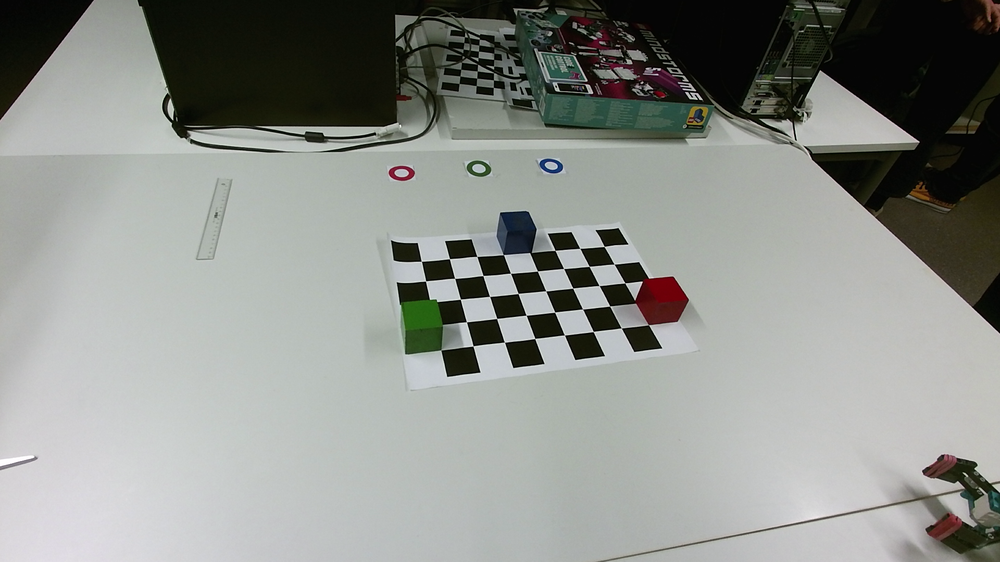
%> input picture images/test_calibration.png, 1000 x 562 px, shrunk from 1920 x 1080 before the run
$ octave --eval "result = detect_objects(imread('../images/test_calibration.png'));"   (GNU Octave 9; MATLAB toolbox functions it lacks are replaced by stand-ins)
%> lines starting %> are read from the running program, lines starting %| are printed output that depends on the picture; in (x1, y1, x2, y2) boxes, pixels count from 0 and x2, y2 are one past the last pixel; in counts of white or black regions, pixels touching at a corner belong together; the program's own positions count from 1
function res = detect_objects(I)
% DETECT_OBJECT detects the three colored cubes and the robot's dots
% from the image
%
%    Inputs:
%        I: input image
%
%    Output:
%        res: 2D coordinates of the red, green, and blue cube as well as
%        2D coordinates of light blue and pink dot from the robot.

    % Find the red cube
    i0 = (I(:,:,1) > 60);
    i1 = (I(:,:,2) < 50);
    i2 = (I(:,:,3) < 50);
    BW = (i0 + i1 + i2) == 3;
    red_cube = find_cube(BW);

    % Find the green cube and goal
    img = rgb2hsv(I);
    i0 = (img(:,:,1) < 0.35);
    i1 = (img(:,:,1) > 0.2);
    i2 = (img(:,:,2) < 0.9);
    i3 = (img(:,:,2) > 0.30);
    i4 = (img(:,:,3) > 0.2);
    % i5 = (img(:,:,3) < 1);
    BW = (i0 + i1 + i2 + i3 + i4) == 5;
    green_cube = find_cube(BW);

    % Find the blue cube
    i0 = (img(:,:,1) < 0.65);
    i1 = (img(:,:,1) > 0.55);
    i2 = (img(:,:,2) < 0.85);
    i3 = (img(:,:,2) > 0.3);
    i4 = (img(:,:,3) > 0.1);
    BW = (i0 + i1 + i2  + i3 + i4) == 5;
    blue_cube = find_cube(BW);

    % Find the light blue dot from Robot
    i0 = (I(:,:,1) < 80);
    i1 = (I(:,:,1) > 30);
    i2 = (I(:,:,2) > 80);
    i3 = (I(:,:,2) < 155);
    i4 = (I(:,:,3) > 120);
    i5 = (I(:,:,3) < 170);
    BW = (i0 + i1 + i2 + i3 + i4 + i5) == 6;
    l_blue = find_robot_dot(BW);

    % Find the pink dot from Robot
    i0 = (I(:,:,1) < 140);
    i1 = (I(:,:,1) > 120);
    i2 = (I(:,:,2) < 70);
    i4 = (I(:,:,3) < 100);
    i5 = (I(:,:,3) > 50);
    BW = (i0 + i1 + i2 + i4 + i5) == 5;
    pink = find_robot_dot(BW);

    res = [red_cube; green_cube; blue_cube; l_blue; pink]';
end

function res = find_cube(BW)
    % Fill the holes in the thresholded BW image
    BW2 = imfill(BW, "holes");

    % Find the areas and the centroids of all the regions
    s = regionprops(BW2,'area', 'Centroid');
    area = cat(1,s.Area);
    centroids = cat(1,s.Centroid);
    % Find two largest areas
    i = max(area);

    % Index of the largest area
    first_ind = area == i(1);
    res = centroids(first_ind,:);
end


function res = find_robot_dot(BW)

    % Fill the holes in the thresholded BW image
    BW2 = imfill(BW, "holes");

    % Find the areas and the centroids of all the regions
    s = regionprops(BW2,'area', 'Centroid', 'Circularity');

    % Cat the area and circularity
    area = cat(1,s.Area);
    circ = cat(1, s.Circularity);

    % Round the centroids
    centroids = round(cat(1,s.Centroid));

    % Get tho logicals one for removing the Inf circularities and finding
    % also the areas only larger than 30.
    circ_index = circ ~= Inf;
    area_index = area > 40;
    if (area_index == 0)
        [~, index] = max(area);
    else
        INDEX = area_index & circ_index;

        % Find the largest area
        [~, index] = max(circ .* INDEX);
    end

    res = centroids(index,:);
end
%> in detect_objects, `i0 = (I(:,:,1) > 60);`:
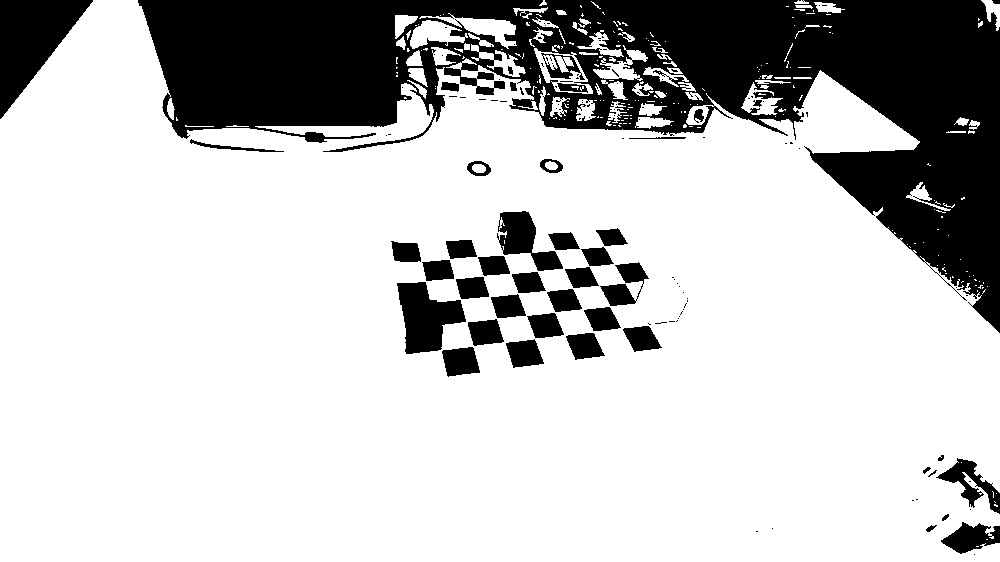
%> i0: size 562x1000 logical; 76.5% white; 132 black regions (90 under 20 px), largest, box (x1, y1, x2, y2) and area: (138, 0, 1000, 333) 105387, (0, 0, 93, 119) 5654, (397, 282, 466, 354) 2963
%> in find_cube, `s = regionprops(BW2,'area', 'Centroid');`: s = 116 regions; largest, Area and Centroid: 1805 [662 300.9], 332 [944.6 527.4], 188 [618 90.8], 117 [600 43.5], 69 [408.5 175.2]
%> in find_cube, `area = cat(1,s.Area);`: area = 116 values, max 1805 at index 34, min 1 at index 10, mean 26.83
%> in find_cube, `centroids = cat(1,s.Centroid);`: centroids = 116 rows, first 12: [392.1 174.1; 394.8 173.5; 398.7 168.3; 398.5 178; 408.5 175.2; 403 101; 405.8 98.6; 560.5 32; 561.5 34.5; 562 37; 576.6 76; 579 24]
%> in find_cube, `i = max(area);`: i = 1805
%> in find_cube, `first_ind = area == i(1);`: first_ind = 116 logical values, 1 true
%> in find_cube, `res = centroids(first_ind,:);`: res = [662 300.9]
%> in detect_objects, `i0 = (img(:,:,1) < 0.35);`:
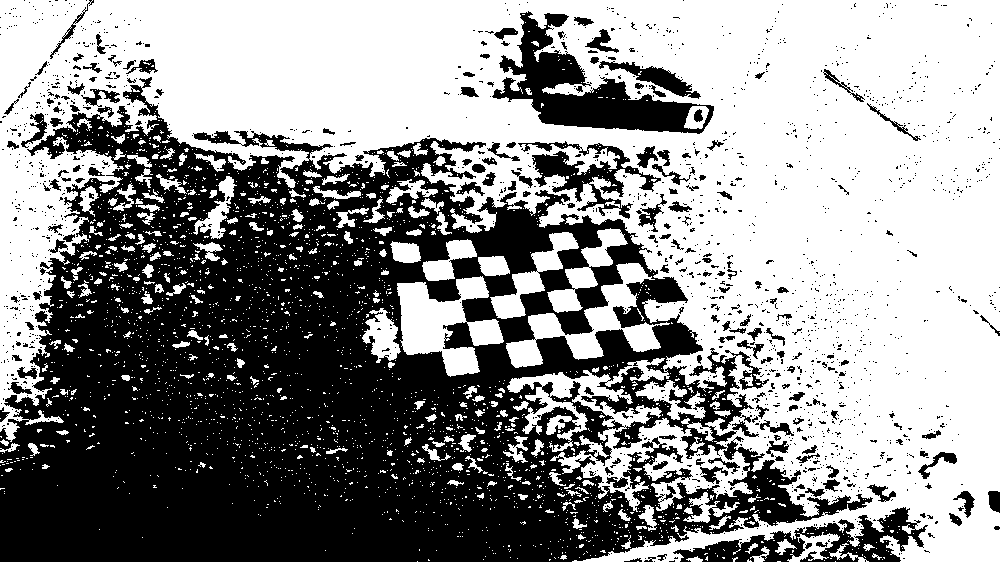
%> i0: size 562x1000 logical; 56.2% white; 1710 black regions (1533 under 20 px), largest, box (x1, y1, x2, y2) and area: (0, 77, 873, 562) 211508, (492, 11, 714, 134) 9081, (673, 507, 928, 562) 5099
%> in find_cube (call 2), `s = regionprops(BW2,'area', 'Centroid');`: s = 113 regions; largest, Area and Centroid: 1909 [422.6 326.6], 275 [479.3 169], 52 [768.7 78.1], 33 [797.4 17.9], 17 [764.6 89.7]
%> in find_cube (call 2), `centroids = cat(1,s.Centroid);`: centroids = 113 rows, first 12: [147 21; 150 31; 166 97; 167 84; 170 96; 175 111; 176 114; 422.6 326.6; 423 53; 425.7 53.33; 425 99; 426 58]
%> in detect_objects, `green_cube = find_cube(BW);`: green_cube = [422.6 326.6]
%> in detect_objects, `i2 = (img(:,:,2) < 0.85);`:
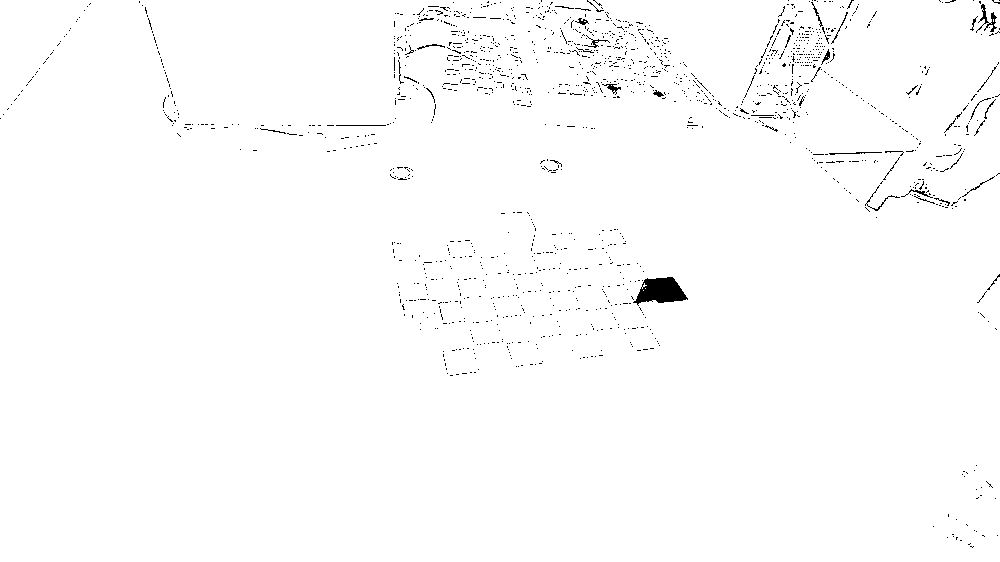
%> i2: size 562x1000 logical; 98.9% white; black in thin lines or dots
%> in find_cube (call 3), `s = regionprops(BW2,'area', 'Centroid');`: s = 12 regions; largest, Area and Centroid: 1271 [516.9 233.4], 137 [550.8 166.4], 53 [699 115.3], 3 [556 81], 3 [586.7 95.3]
%> in detect_objects, `blue_cube = find_cube(BW);`: blue_cube = [516.9 233.4]
%> in detect_objects, `BW = (i0 + i1 + i2 + i3 + i4 + i5) == 6;`:
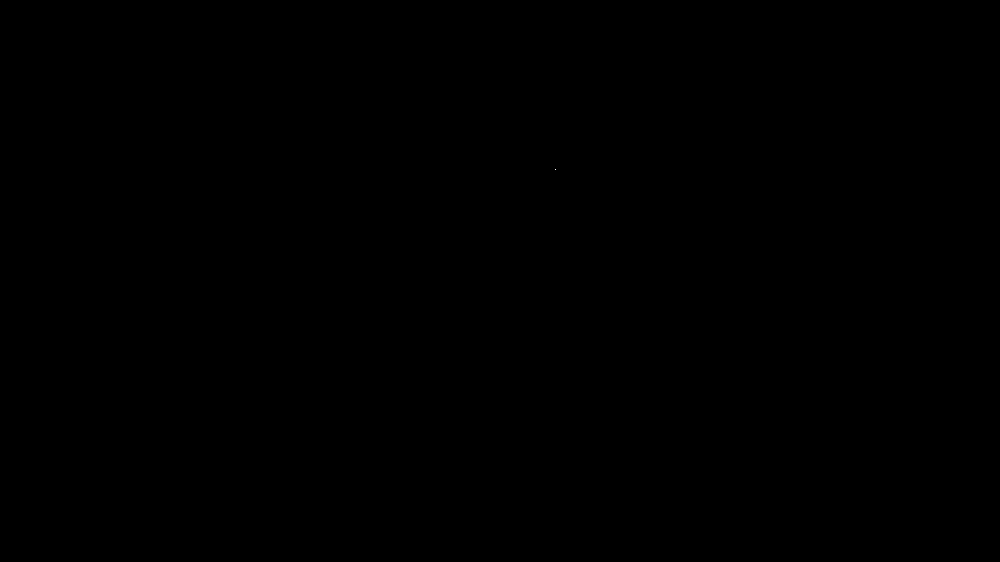
%> BW: size 562x1000 logical; 0% white in thin lines or dots, all inside (x1, y1, x2, y2) = (555, 169, 556, 170)
%> in find_robot_dot, `s = regionprops(BW2,'area', 'Centroid', 'Circularity');`: s = 1 region; Area, Centroid and Circularity: 1 [556 170] NaN
%> in find_robot_dot, `area = cat(1,s.Area);`: area = 1
%> in find_robot_dot, `circ = cat(1, s.Circularity);`: circ = NaN
%> in find_robot_dot, `centroids = round(cat(1,s.Centroid));`: centroids = [556 170]
%> in find_robot_dot, `circ_index = circ ~= Inf;`: circ_index = true
%> in find_robot_dot, `area_index = area > 40;`: area_index = false
%> in find_robot_dot, `[~, index] = max(area);`: index = 1
%> in find_robot_dot, `res = centroids(index,:);`: res = [556 170]
%> in detect_objects, `i4 = (I(:,:,3) < 100);`:
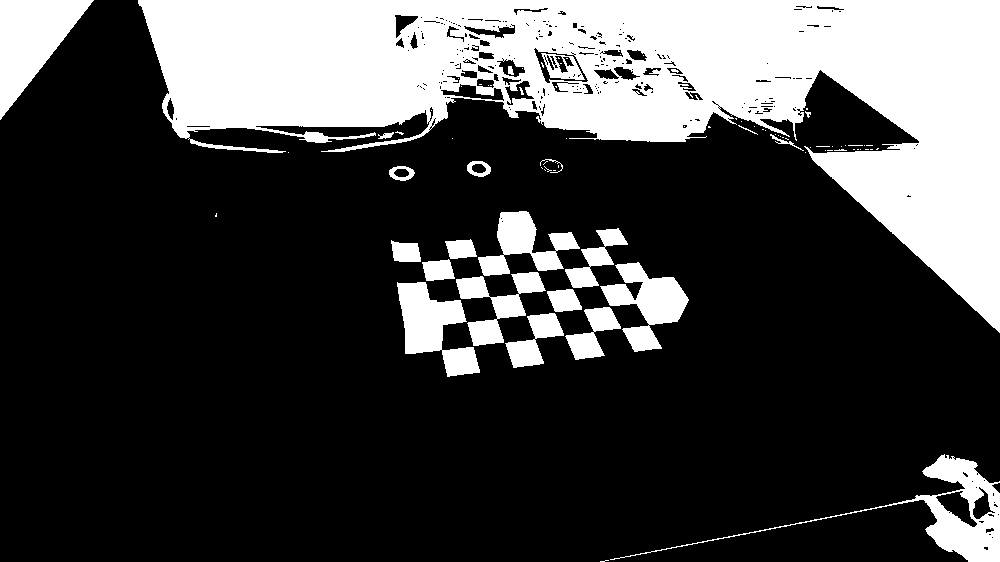
%> i4: size 562x1000 logical; 26.8% white; 82 white regions (58 under 20 px), largest, box (x1, y1, x2, y2) and area: (138, 0, 1000, 333) 118696, (0, 0, 94, 120) 5695, (610, 454, 1000, 562) 5330
%> in detect_objects, `i5 = (I(:,:,3) > 50);`:
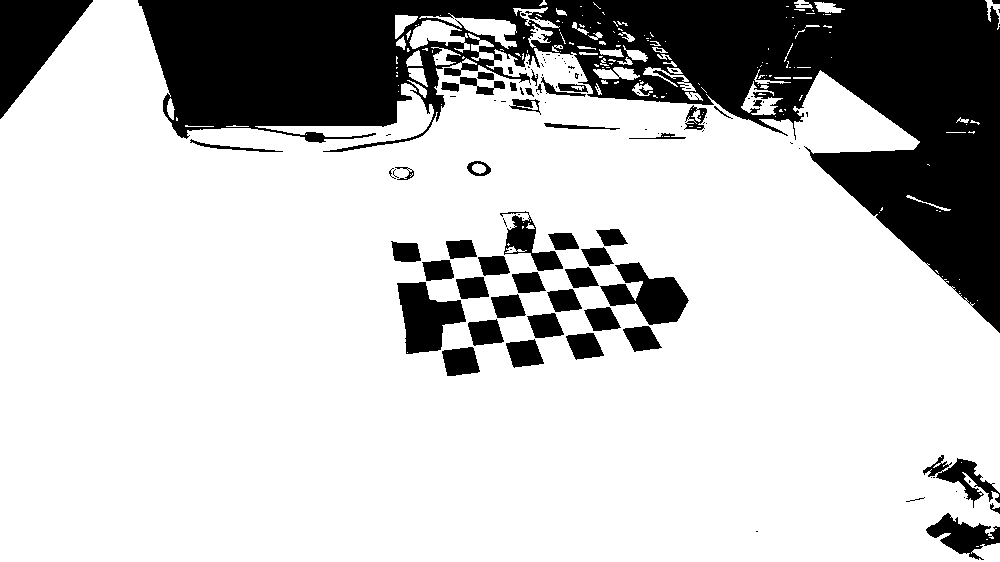
%> i5: size 562x1000 logical; 76.7% white; 116 black regions (68 under 20 px), largest, box (x1, y1, x2, y2) and area: (138, 0, 1000, 333) 101564, (0, 0, 93, 119) 5651, (397, 282, 466, 354) 2949
%> in find_robot_dot (call 2), `s = regionprops(BW2,'area', 'Centroid', 'Circularity');`: s = 15 regions; largest, Area, Centroid and Circularity: 37 [396.3 175.2] 0.133, 17 [954.2 518.9] 0.381, 11 [409.9 170.9] 0.517, 5 [412 175.4] 0.352, 5 [960.6 523] 0.454
%> in find_robot_dot (call 2), `centroids = round(cat(1,s.Centroid));`: centroids = 15 rows, first 12: [390 175; 396 175; 410 171; 409 180; 412 175; 662 97; 665 97; 948 459; 951 515; 954 519; 952 461; 953 459]
%> in detect_objects, `pink = find_robot_dot(BW);`: pink = [396 175]
%> in detect_objects, `res = [red_cube; green_cube; blue_cube; l_blue; pink]';`: res = [662 422.6 516.9 556 396; 300.9 326.6 233.4 170 175]
%> `result = detect_objects(imread('../images/test_calibration.png'));`: result has the same summary as res in detect_objects

$ run again, on images/test_img1.png
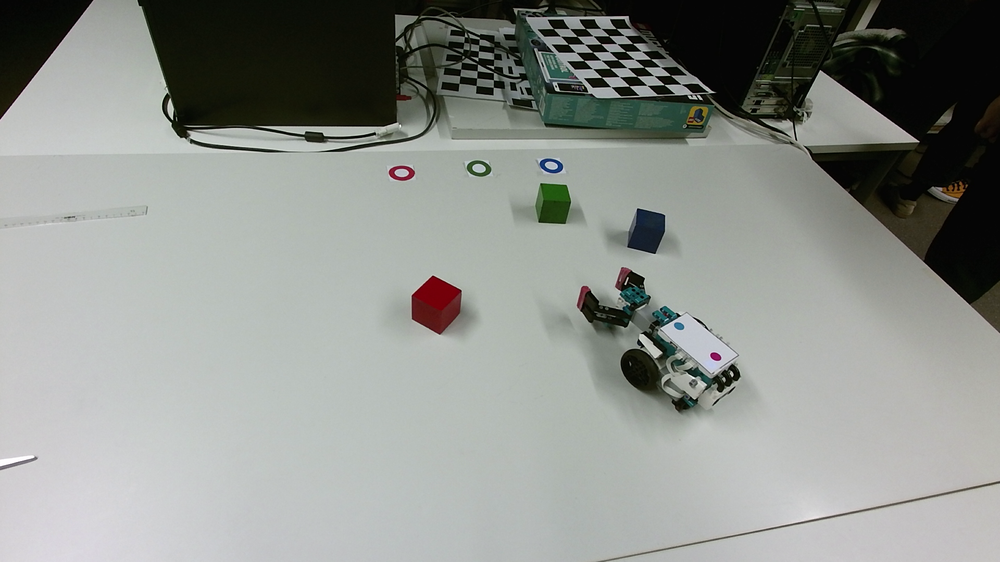
%> input picture images/test_img1.png, 1000 x 562 px, shrunk from 1920 x 1080 before the run
%> BW2: size 562x1000 logical; 0.41% white; 45 white regions (40 under 20 px), largest, box (x1, y1, x2, y2) and area: (412, 276, 461, 334) 1999, (398, 166, 414, 180) 84, (389, 167, 400, 179) 62, (577, 290, 583, 308) 31, (616, 278, 624, 290) 29
%> in find_cube, `s = regionprops(BW2,'area', 'Centroid');`: s = 45 regions; largest, Area and Centroid: 1999 [436.7 305.2], 84 [408.5 173.7], 62 [394.4 173.4], 31 [580.7 299.1], 29 [620.2 284.5]
%> in find_cube, `area = cat(1,s.Area);`: area = 45 values, max 1999 at index 6, min 1 at index 1, mean 50.89
%> in find_cube, `centroids = cat(1,s.Centroid);`: centroids = 45 rows, first 12: [21 94; 394.4 173.4; 408.5 173.7; 406 98.5; 405 101; 436.7 305.2; 580.7 299.1; 583.5 288; 583 305; 584 301.5; 585 298.5; 587 293]
%> i = 1999
%> first_ind = 45 logical values, 1 true
%> in find_cube, `res = centroids(first_ind,:);`: res = [436.7 305.2]
%> img: size 562x1000x3 double; mean H, S, V 0.332, 0.119, 0.573
%> in detect_objects, `BW = (i0 + i1 + i2 + i3 + i4) == 5;`:
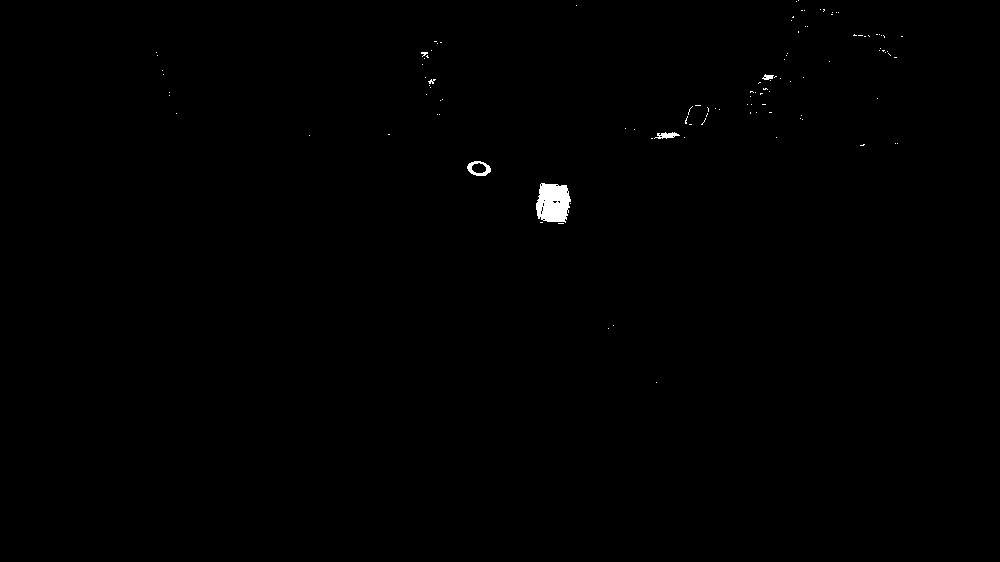
%> BW: size 562x1000 logical; 0.3% white; 111 white regions (106 under 20 px), largest, box (x1, y1, x2, y2) and area: (536, 183, 571, 223) 1101, (467, 161, 491, 176) 168, (654, 132, 680, 139) 102, (762, 74, 774, 80) 44, (428, 79, 436, 84) 21
%> BW2: size 562x1000 logical; 0.32% white; 111 white regions (106 under 20 px), largest, box (x1, y1, x2, y2) and area: (536, 183, 571, 223) 1129, (467, 161, 491, 176) 276, (654, 132, 680, 139) 105, (762, 74, 774, 80) 46, (428, 79, 436, 84) 21
%> in find_cube (call 2), `s = regionprops(BW2,'area', 'Centroid');`: s = 111 regions; largest, Area and Centroid: 1129 [553.7 203.5], 276 [479.5 169.1], 105 [667.5 136.1], 46 [768.5 77.8], 21 [432.4 82]
%> in find_cube (call 2), `centroids = cat(1,s.Centroid);`: centroids = 111 rows, first 12: [157 53; 158 56; 163 71; 164 75; 170 93; 170 96; 177 114; 310 136; 389.5 135; 424.9 54.11; 423 65; 425 59]
%> green_cube = [553.7 203.5]
%> BW2: size 562x1000 logical; 0.26% white; 10 white regions (6 under 20 px), largest, box (x1, y1, x2, y2) and area: (628, 209, 665, 252) 1088, (540, 159, 563, 173) 239, (674, 322, 684, 330) 54, (695, 110, 702, 120) 50
%> in find_cube (call 3), `s = regionprops(BW2,'area', 'Centroid');`: s = 10 regions; largest, Area and Centroid: 1088 [648.2 231.5], 239 [551.8 166.5], 54 [679.3 326.6], 50 [698.8 115.1], 3 [560 81]
%> blue_cube = [648.2 231.5]
%> in find_robot_dot, `s = regionprops(BW2,'area', 'Centroid', 'Circularity');`: s = 11 regions; largest, Area, Centroid and Circularity: 46 [679.5 326.7] 0.697, 2 [623.5 294.5] 0.709, 2 [637.5 300.5] 0.709, 2 [674 316.5] 0.966, 1 [541 167] NaN
%> in find_robot_dot, `area = cat(1,s.Area);`: area = [1; 1; 1; 1; 1; 2; 1; 2; 1; 2; 46]
%> circ = [NaN; NaN; NaN; NaN; NaN; 0.709; NaN; 0.709; NaN; 0.966; 0.697]
%> in find_robot_dot, `centroids = round(cat(1,s.Centroid));`: centroids = [541 167; 546 167; 550 173; 552 162; 556 170; 624 295; 630 295; 638 301; 656 315; 674 317; 679 327]
%> circ_index = [true; true; true; true; true; true; true; true; true; true; true]
%> area_index = [false; false; false; false; false; false; false; false; false; false; true]
%> INDEX has the same summary as area_index
%> in find_robot_dot, `[~, index] = max(circ .* INDEX);`: index = 11
%> in find_robot_dot, `res = centroids(index,:);`: res = [679 327]
%> in detect_objects, `i5 = (I(:,:,3) > 50);`:
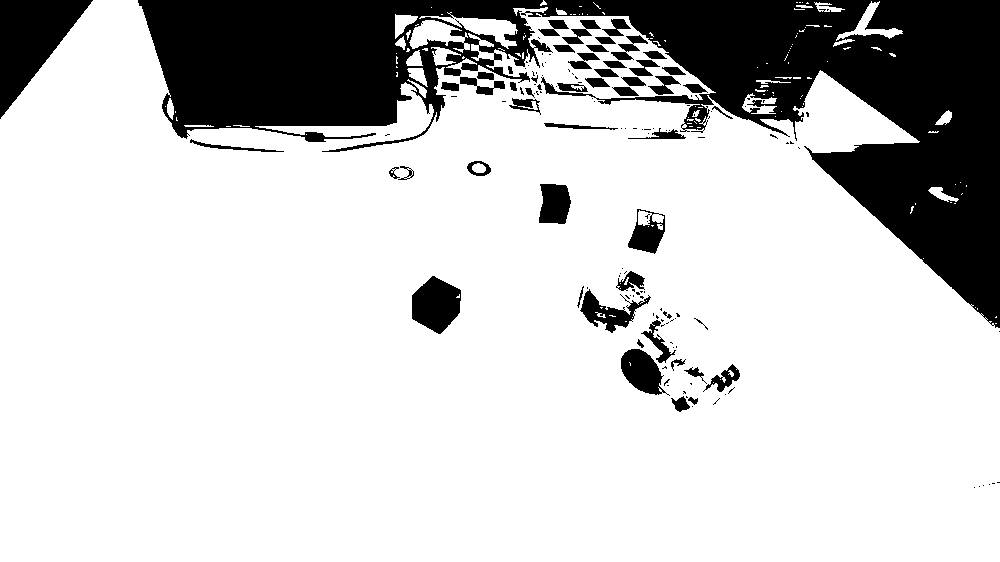
%> i5: size 562x1000 logical; 79.4% white; 147 black regions (95 under 20 px), largest, box (x1, y1, x2, y2) and area: (138, 0, 1000, 328) 96125, (0, 0, 93, 119) 5596, (412, 276, 461, 334) 2001
%> in find_robot_dot (call 2), `s = regionprops(BW2,'area', 'Centroid', 'Circularity');`: s = 15 regions; largest, Area, Centroid and Circularity: 21 [409.7 174.3] 0.134, 10 [393.9 171] 0.326, 10 [585.9 290.3] 0.578, 8 [714.8 357.8] 0.858, 7 [625.1 270.3] 0.669
%> in find_robot_dot (call 2), `centroids = round(cat(1,s.Centroid));`: centroids = 15 rows, first 12: [394 171; 394 168; 394 177; 400 179; 400 168; 403 169; 410 174; 426 283; 586 290; 625 270; 629 272; 714 355]
%> pink = [410 174]
%> in detect_objects, `res = [red_cube; green_cube; blue_cube; l_blue; pink]';`: res = [436.7 553.7 648.2 679 410; 305.2 203.5 231.5 327 174]
%> result has the same summary as res in detect_objects
